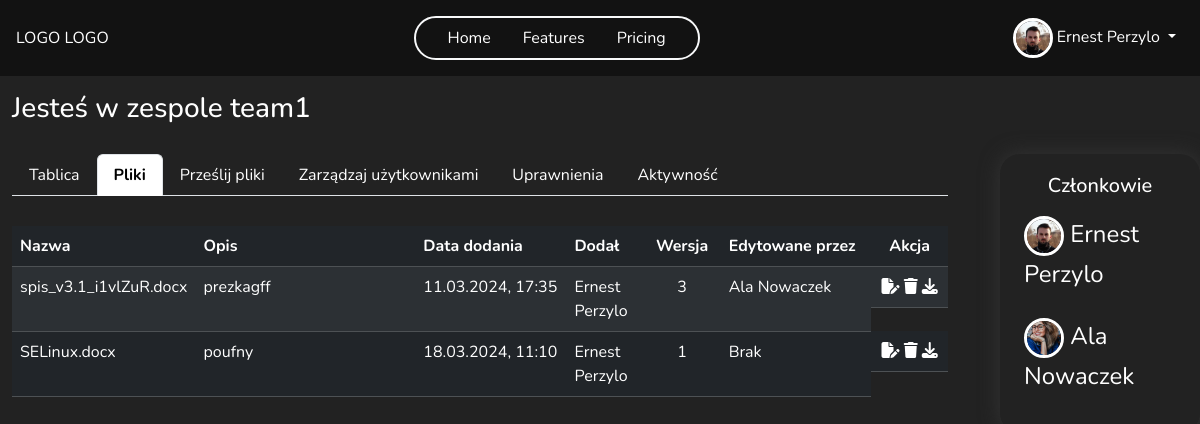
Before: /team/5/files (signed in) with the older database file.
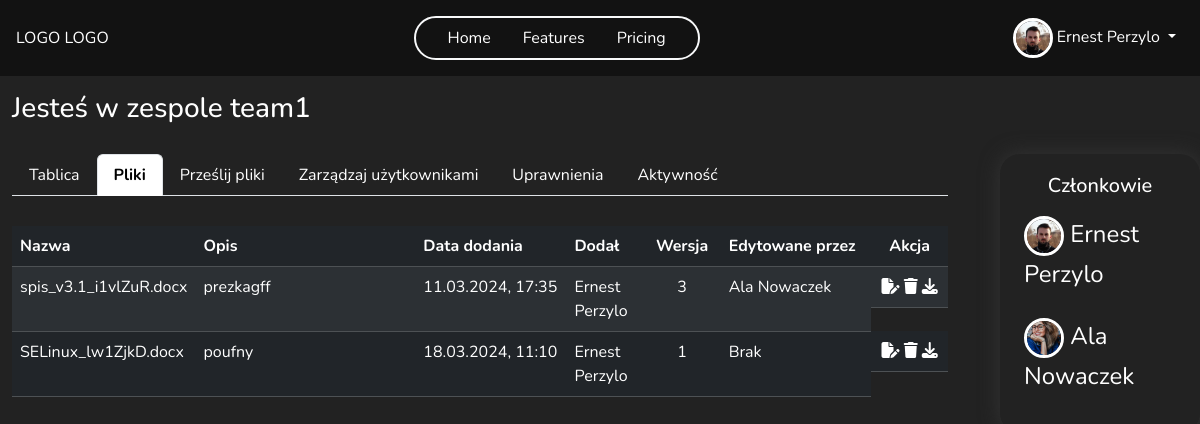
After: the same page with the newer database file.
### main/models.py (models this page shows, shortened)
class Profile(models.Model):
    user = models.OneToOneField(User, on_delete=models.CASCADE)
    image = models.ImageField(default='default.jpg', upload_to=UniqueFileName('profile_pics'))
    bio = models.TextField(max_length=500, blank=True, null=True)
    country = CountryField(default = 'PL')
    age = models.PositiveSmallIntegerField(blank=True, null=True)
    phone_number = models.CharField(max_length=20, blank=True, null=True)
    website = models.CharField(max_length=255, blank=True, null=True)

class Team(models.Model):
    name = models.CharField(max_length=255)
    founder = models.ForeignKey(User, on_delete=models.CASCADE, related_name='team_founder')
    members = models.ManyToManyField(User, through='TeamMembership', related_name='team_member', blank=True)
    key = models.OneToOneField(Key, on_delete=models.SET_NULL, null=True, blank=True, related_name='team_key', unique=True)
    def get_members(self):
        return TeamMembership.objects.filter(team=self)
    class Meta:
        permissions = [
            ("add_new_member", "Can add new team memeber"),
            ("delete_member", "Can delete team memeber"),
            ("manage_perms", "Can manage all permission in team"),
            ("view_logs", "Can see team logs")
        ]

class File(models.Model):
    PRIVACY_CHOICES = [
        ('public', 'Publiczny'),
        ('confidencial', 'Poufny'),
        ('secret', 'Tajny')
    ]
    class Meta:
        permissions = [
            ('download_file', 'Can download file'),
            ('view_confidencial', 'Can view confidencial files'),
            ('edit_confidencial', 'Can edit confidencial files'),
            ('download_confidencial', 'Can download confidencial files'),
            ('view_secret', 'Can view secret files'),
            ('edit_secret', 'Can edit secret files'),
            ('download_secret', 'Can download secret files'),
        ]
    description = models.CharField(max_length=255)
    author = models.ForeignKey(User, on_delete=models.CASCADE)
    team = models.ForeignKey(Team, on_delete=models.CASCADE)
    file = models.FileField(upload_to=upload_to_team_folder, storage=gd_storage, validators=[CustomFileExtensionValidator(['pdf', 'doc', 'docx'])])
    upload_date = models.DateTimeField(default=timezone.now)
    version = models.SmallIntegerField(default=1)
    last_editor = models.ForeignKey(User, on_delete=models.SET_NULL, null=True, blank=True, related_name='last_edited_files')
    privacy_level = models.CharField(max_length=12, choices=PRIVACY_CHOICES, default='public')
    def get_file_name(self):
        return os.path.basename(self.file.name)
    def download(self, request):
        if self.team.key:
            fernet_team = self.get_team_key()
            encrypt_content = self.file.read()
            decrypted_content = fernet_team.decrypt(encrypt_content)
            mime_type, _ = guess_type(self.file.name)
            response = HttpResponse(decrypted_content, content_type=mime_type)
            response['Content-Disposition'] = f'attachment; filename="{os.path.basename(self.file.name)}"'
        return response

class TeamMembership(models.Model):
    user = models.ForeignKey(User, on_delete=models.CASCADE)
    team = models.ForeignKey(Team, on_delete=models.CASCADE)
    groups = models.ManyToManyField(Group)
    def get_fullname_member(self):
        return f'{self.user.get_full_name()}'

### main/views.py (the view, shortened to what this page needs)
# urls.py: path('team/<int:id>/files', views.team_files, name='team_files'),
@login_required
def team_files(request, id):
    team, members = get_team_and_members(id)
    if request.user.is_authenticated:
        user = request.user
        user_permissions = get_user_perms(user, team)
    view_file_perms = check_perms(user, team, 'view_file')
    view_confidencial_perms = check_perms(user, team, 'view_confidencial')
    view_secret_perms = check_perms(user, team, 'view_secret')
    if view_file_perms and view_confidencial_perms and view_secret_perms:
        files = File.objects.filter(team=team)
    context = {'team': team, 'files': files, 'user':user, 'members': members, 'user_permissions':user_permissions}
    return render(request, 'teams/team_files.html', context=context)

### main/permission_tools.py (called while the page is built)
def check_perms(user, team, codename):
    team_membership = TeamMembership.objects.filter(user=user, team=team).first()
    if team_membership:
        if team_membership.groups.filter(permissions__codename=codename).exists():
            return True
        return False
    else:
        raise Http404("Nie należysz do tego zespołu!!!")

def get_user_perms(user, team):
    team_membership = TeamMembership.objects.filter(user=user, team=team).first()
    user_permissions = []
    if team_membership:
        group = team_membership.groups.first()
        if group:
            user_permissions += list(group.permissions.values_list('codename', flat=True))
    return user_permissions

### main/views.py (called while the page is built)
def get_team_and_members(id):
    team = get_object_or_404(Team, pk=id)
    members = team.get_members()
    return team, members

### main/templates/teams/team_files.html (shortened to what this page needs)
{% extends "teams/team_board.html" %}
{% load crispy_forms_tags %}
{% block navbar %}
    {% include 'main/navbar.html' %}
{% endblock navbar %}
{% block team-content %}
<table class="table table-striped table-dark ">
  <thead>
    <tr>
      <th class="col-2" scope="col">Nazwa</th>
      <th class="col-3" scope="col">Opis</th>
      <th class="col-2" scope="col">Data dodania</th>
      <th class="col-1" scope="col">Dodał</th>
      <th class="col-1 text-center" scope="col">Wersja</th>
      <th class="col-2" scope="col">Edytowane przez</th>
      <th class="col-1 text-center" scope="col">Akcja</th>
    </tr>
  </thead>
  <tbody>
    {% for file in files %}
      <tr>
        <td>{{file.get_file_name}}</td>
        <td>{{file.description}}</td>
        <td>{{file.upload_date|date:"d.m.Y"}}, {{file.upload_date|time:"H:i"}}</td>
        <td>{{file.author.get_full_name}}</td>
        <td class="text-center">{{file.version}}</td>
        <td>
          {% if file.last_editor %}
            {{ file.last_editor.get_full_name }}
          {% else %}
              Brak
          {% endif %}
        </td>
        <td class="d-flex justify-content-around  ">
          {% if 'edit_confidencial' in user_permissions and file.privacy_level == 'confidencial' or user == file.author%}
            <a href="{% url 'edit_file' team.id file.id %}" class="text-white"><i class="fa-solid fa-file-pen"></i></a>
          {% elif 'edit_secret' in user_permissions and file.privacy_level == 'secret' or user == file.author %}
            <a href="{% url 'edit_file' team.id file.id %}" class="text-white"><i class="fa-solid fa-file-pen"></i></a>
          {% elif 'change_file' in user_permissions and file.privacy_level == 'public' or user == file.author %}
            <a href="{% url 'edit_file' team.id file.id %}" class="text-white"><i class="fa-solid fa-file-pen"></i></a>
          {% endif %}
          {% if user == file.author or 'delete_file' in user_permissions%}
          <a  data-bs-toggle="modal" data-bs-target="#confirmDeleteModal"><i class="fa-solid fa-trash"></i></a>
          {% endif %}
          {% if 'download_confidencial' in user_permissions and file.privacy_level == 'confidencial' %}
           <a href="{% url 'download_file' file.id %}" class="text-white" target="_blank"><i class="fa-solid fa-download"></i></a>
          {% elif 'download_secret' in user_permissions and file.privacy_level == 'secret' %}
           <a href="{% url 'download_file' file.id %}" class="text-white" target="_blank"><i class="fa-solid fa-download"></i></a>
          {% elif 'download_file' in user_permissions and file.privacy_level == 'public' %}
            <a href="{% url 'download_file' file.id %}" class="text-white" target="_blank"><i class="fa-solid fa-download"></i></a>
          {% endif %}
        </td>
      </tr>
    {% endfor %}
  </tbody>
</table>
{% endblock %}

### main/templates/teams/team_board.html (shortened to what this page needs)
{% extends "main/base.html" %}
{% load crispy_forms_tags %}
{% block content %}
<div class="container-fluid team-container ">
  <h3 class="mt-3">Jesteś w zespole {{team.name}}</h3>
    <div class="row ">
        <div class="col-10 team-col">
            <ul class="nav nav-tabs">
                <li class="nav-item">
                  <a class="nav-link" aria-current="page" href="{% url 'team_board' team.id %}">Tablica</a>
                </li>
                <li class="nav-item">
                  <a class="nav-link" href="{% url 'team_files' team.id %}">Pliki</a>
                </li>
                <li class="nav-item">
                  <a class="nav-link" href="{% url 'team_add_file' team.id %}">Prześlij pliki</a>
                </li>
                {% if 'manage_perms' in user_permissions %}
                  <li class="nav-item">
                    <a class="nav-link" href="{% url 'team_members' team.id %}">Zarządzaj użytkownikami</a>
                  </li>
                  <li class="nav-item">
                    <a class="nav-link" href="{% url 'team_permission' team.id %}">Uprawnienia</a>
                  </li>
                  {% elif 'delete_member' in user_permissions and 'add_new_member' in user_permissions %}
                  <li class="nav-item">
                    <a class="nav-link" href="{% url 'team_members' team.id %}">Zarządzaj użytkownikami</a>
                  </li>
                {% endif %}
                {% if  'view_logs' in user_permissions %}
                <li class="nav-item">
                  <a class="nav-link" href="{% url 'team_logs' team.id %}">Aktywność</a>
                </li>
                {% endif %}
              </ul>
            <div class="team-content">
              {% block team-content %}{% endblock team-content %}
            </div>
        </div>
        <div class="col-2 members-col" >
            <h5 class="text-center ">Członkowie</h5>
          {% for member in members %}
            <div class="row d-flex align-items-center ">
                <div class="member-name d-flex justify-content-between ">
                    <div>
                      <img src="{{ member.user.profile.image.url }}" class="rounded-circle img-profile">
                      {{member.get_fullname_member}}
                    </div>
                </div>
            </div>
          {% endfor %}
        </div>
    </div>
</div>
{% endblock content %}

### main/templates/main/base.html (shortened to what this page needs)
<!DOCTYPE html>
<html>
  <head>
    {% load static %}
    <link rel="stylesheet" href="{% static 'style/new.css' %}" />
    <link rel="stylesheet" href="{% static 'style/profile.css' %}" />
    <link rel="stylesheet" href="{% static 'style/team.css' %}" />
    <link href="https://cdn.jsdelivr.net/npm/bootstrap@5.3.2/dist/css/bootstrap.min.css" rel="stylesheet"/>
  </head>
  <body class="bg ">
    {% block navbar %}
    {% endblock navbar %}
    <div class=" main-container ">
      {% block content %}
      {% endblock %}
    </div>
  </body>
</html>

### main/templates/main/navbar.html (shortened to what this page needs)
<nav class="navbar navbar-expand-lg my-nav text-light justify-content-center position-relative p-3 z-3">
  <div class="d-flex justify-content-between w-100 align-items-center">
    <a class=" nav-link" href="/">LOGO LOGO</a>
    <ul class="navbar-nav mb-2 mb-lg-0 justify-content-center border border-2 border-light rounded-pill px-4 gap-3 ">
      <li class="nav-item">
        <a class="nav-link active" aria-current="page" href="{% url 'home' %}">Home</a>
      </li>
      <li class="nav-item">
        <a class="nav-link" href="#">Features</a>
      </li>
      <li class="nav-item">
        <a class="nav-link" href="#">Pricing</a>
      </li>
    </ul>
    <div class="navbar-nav ">
      {% if user.is_authenticated %}
          <div class="nav-item dropdown ml-auto">
            <a class="nav-link dropdown-toggle" href="#" role="button" data-bs-toggle="dropdown" aria-expanded="true">
              <img src="{{ user.profile.image.url }}" class="rounded-circle img-profile">
              {{ user.get_full_name }}
            </a>
          </div>
      {% else %}
      <a
        class="nav-link border border-2 border-light rounded-pill d-flex justify-content-center align-items-center gap-3 position-relative login-icon"
        href="{% url 'my-login' %}">Login<i class="fa-solid fa-user border border-2 border-light rounded-circle position-absolute button-icon"></i></a>
      {% endif %}
    </div>
  </div>
</nav>

### static/style/new.css (style rules this page uses)
* { padding: 0; margin: 0; box-sizing: border-box; font-family: 'Nunito', sans-serif; }
.bg { background-color: #121212 !important; color: white; }
.main-container { display: flex; justify-content: center; }
.navbar { height: 76px !important; }
.nav-link { color: white !important; }
.img-profile { width: 40px ; height: 40px; object-fit: cover; border: 3px solid white; }

### static/style/profile.css (style rules this page uses)
.text-light { color: #babbbc !important; }

### static/style/team.css (style rules this page uses)
.team-container { height: calc(100vh - 76px); background-color: #222222; }
.team-col { border-radius: 20px; width: 80% !important; margin-right: 40px; padding: 20px; }
.nav-tabs .nav-link.active { color: black !important; font-weight: 700 !important; }
.members-col { box-shadow: 0 0 20px rgb(52, 52, 52) !important; max-height: 780px !important; border-radius: 20px; padding: 20px; overflow:auto; margin-top: 20px !important; max-height: 670px !important; overflow-y: auto ; }
.members-col .row { margin: 10px 10px 10px 0; }
.member-name { font-size: 24px; width: auto; padding: 8px; position: relative; }
.nav-tabs { margin-bottom: 30px !important; }
.fa-trash { cursor: pointer; }

Changed rows visible on the page:
changed File "poufny": get_file_name "SELinux.docx" → "SELinux_lw1ZjkD.docx"; privacy_level "confidencial" → "secret" (drawn)
